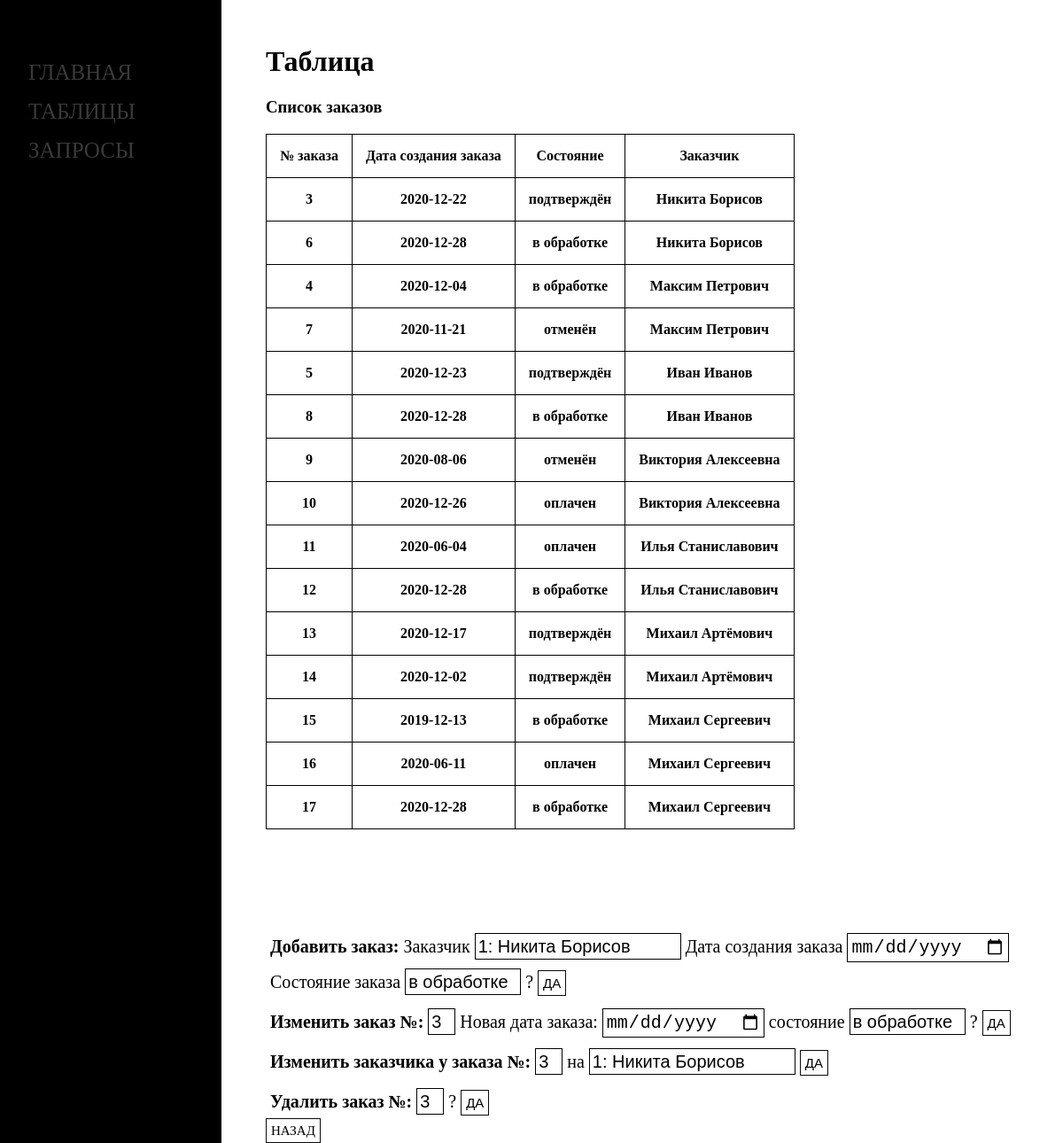
/php/orders_table.php, run on the app's committed database.
### tables this page shows
CREATE TABLE IF NOT EXISTS orders (
    id INT AUTO_INCREMENT PRIMARY KEY,
    create_date DATE NOT NULL,
    id_client INT,
    o_state ENUM('operating','canceled','paid','done'),
    FOREIGN KEY (id_client) REFERENCES client(id)  ON DELETE RESTRICT ON UPDATE CASCADE
);

CREATE TABLE IF NOT EXISTS client (
    id INT AUTO_INCREMENT PRIMARY KEY,
    fname VARCHAR(30) NOT NULL,
    sname VARCHAR(30) NOT NULL,
    phone_number VARCHAR(15) NOT NULL,
    email VARCHAR(80) NOT NULL,
    c_address VARCHAR(80) NOT NULL
);

### php/orders_table.php (the view, shortened to what this page needs)
<?
$buffer = ob_get_contents();
$title = "Список заказов";
$buffer = preg_replace('/(<title>)(.*?)(<\/title>)/i', '$1' . $title . '$3', $buffer);
echo $buffer;
?>
    <h1>Таблица</h1>
    <h3>Список заказов</h3>
    <table>
        <tr>
            <th>№ заказа</th>
            <th>Дата создания заказа</th>
            <th>Состояние</th>
            <th>Заказчик</th>
        </tr>
        <?
        $db = Utils::getPDO();
        $state=['operating'=>'в обработке','canceled'=>'отменён','paid'=>'оплачен', 'done'=>'подтверждён'];
        foreach ($db->query("SELECT o.id as id, create_date, o_state, fname, sname FROM orders o join client c on c.id = o.id_client;") as $row) {
            echo "<tr>
            <th>{$row['id']}</th>
            <th>{$row['create_date']}</th>
            <th>{$state[$row['o_state']]}</th>
            <th>{$row['fname']} {$row['sname']}</th>
            </tr>";
        }
        ?>
    </table>
    <div class="operations">
        <form action="handler.php" class="operation" method="post">
            <span>
                <b>Добавить заказ: </b>
            Заказчик
            <select name="orders_client" required>
                <?
                $db = Utils::getPDO();
                foreach ($db->query("SELECT id, fname, sname FROM client;") as $row) {
                    echo "<option value='{$row['id']}'>{$row['id']}: {$row['fname']} {$row['sname']}</option>";
                }
                ?>
            </select>
            Дата создания заказа
                <input type="date" name="orders_create_date" required>
            Состояние заказа
                <select name="orders_state" required>
                    <option value="operating">в обработке</option>
                </select>
            ?
                <input type="submit" value="Да">
        </span>
        </form>
        <form action="handler.php" class="operation" method="post">
            <span>
                <b>Изменить заказ №:</b>
                    <select name="id_orders_selector" required>
                    <?
                    $db = Utils::getPDO();
                    foreach ($db->query("SELECT id FROM orders;") as $row) {
                        echo "<option value='{$row['id']}'>{$row['id']}</option>";
                    }
                    ?>
                    </select>
                Новая дата заказа:
                    <input type="date" name="new_create_date" required>
                состояние
                    <select name="new_state" required>
                    <option value="operating">в обработке</option>
                    </select>
                ?
                    <input type="submit" value="Да">
            </span>
        </form>
        <form action="handler.php" class="operation" method="post">
            <span>
                <b>Изменить заказчика у заказа №:</b>
                    <select name="id_orders_selector" required>
                    <?
                    $db = Utils::getPDO();
                    foreach ($db->query("SELECT id FROM orders;") as $row) {
                        echo "<option value='{$row['id']}'>{$row['id']}</option>";
                    }
                    ?>
                    </select>
                на
                    <select name="new_client" required>
                <?
                $db = Utils::getPDO();
                foreach ($db->query("SELECT id, fname, sname FROM client;") as $row) {
                    echo "<option value='{$row['id']}'>{$row['id']}: {$row['fname']} {$row['sname']}</option>";
                }
                ?>
            </select>
                    <input type="submit" value="Да">
            </span>
        </form>
        <form action="handler.php" class="operation" method="post">
            <span>
                <b>Удалить заказ №:</b>
            <select name="id_orders_selector" required>
                <?
                $db = Utils::getPDO();
                foreach ($db->query("SELECT id FROM orders;") as $row) {
                    echo "<option value='{$row['id']}'>{$row['id']}</option>";
                }
                ?>
            </select>
             ?
            <input type="submit" value="Да">
            </span>
        </form>
    </div>
    <a href="tables_index.php" class="back_button"> Назад</a>

### php/css/style.css (style rules this page uses)
table, th, td { border: 1px solid black; border-collapse: collapse; }
th { padding: 15px; }
table { margin-bottom: 7rem; }
.sidenav { height: 100%; width: 250px; position: fixed; z-index: 1; top: 0; left: 0; background-color: #000000; display: block; padding-top: 60px; }
.sidenav a { padding: 8px 8px 8px 32px; text-decoration: none; font-size: 25px; color: #3b3939; display: block; transition: 0.3s; text-transform: uppercase; }
.content { padding-left: 300px; padding-top: 30px; background-color: #ffffff; height: 100%; }
.operations { font-size: 20px; }
.operations > form { margin: 5px; }
.operations span { line-height: 2; }
.operation { margin: 20px 0; }
.operation input, select, input[type ="number"] { -webkit-appearance: none; border: 1px solid black; font-size: inherit; }
.operation input[type='text'], input[type='email'], input[type='password'], input[type='date'], input[type='number'], textarea, select { padding: 3px; color: inherit; background-color: #ffffff; }
.back_button, input[type="submit"] { padding: 5px; text-decoration: none; color: inherit; font-size: 15px; text-transform: uppercase; border: 1px solid rgb(11, 11, 12); background-color: inherit; }
body { margin: 0; padding: 0; }

### data on the page
orders: id "3", create_date "2020-12-22", o_state "подтверждён", id_client.fname "Никита", id_client.sname "Борисов"
orders: id "6", create_date "2020-12-28", o_state "в обработке", id_client.fname "Никита", id_client.sname "Борисов"
orders: id "4", create_date "2020-12-04", o_state "в обработке", id_client.fname "Максим", id_client.sname "Петрович"
orders: id "7", create_date "2020-11-21", o_state "отменён", id_client.fname "Максим", id_client.sname "Петрович"
orders: id "5", create_date "2020-12-23", o_state "подтверждён", id_client.fname "Иван", id_client.sname "Иванов"
orders: id "8", create_date "2020-12-28", o_state "в обработке", id_client.fname "Иван", id_client.sname "Иванов"
orders: id "9", create_date "2020-08-06", o_state "отменён", id_client.fname "Виктория", id_client.sname "Алексеевна"
orders: id "10", create_date "2020-12-26", o_state "оплачен", id_client.fname "Виктория", id_client.sname "Алексеевна"
orders: id "11", create_date "2020-06-04", o_state "оплачен", id_client.fname "Илья", id_client.sname "Станиславович"
orders: id "12", create_date "2020-12-28", o_state "в обработке", id_client.fname "Илья", id_client.sname "Станиславович"
orders: id "13", create_date "2020-12-17", o_state "подтверждён", id_client.fname "Михаил", id_client.sname "Артёмович"
orders: id "14", create_date "2020-12-02", o_state "подтверждён", id_client.fname "Михаил", id_client.sname "Артёмович"
orders: id "15", create_date "2019-12-13", o_state "в обработке", id_client.fname "Михаил", id_client.sname "Сергеевич"
orders: id "16", create_date "2020-06-11", o_state "оплачен", id_client.fname "Михаил", id_client.sname "Сергеевич"
orders: id "17", create_date "2020-12-28", o_state "в обработке", id_client.fname "Михаил", id_client.sname "Сергеевич"

### other printed values
form field orders_client "1: Никита Борисов"
form field id_orders_selector "3"
form field new_client "1: Никита Борисов"
